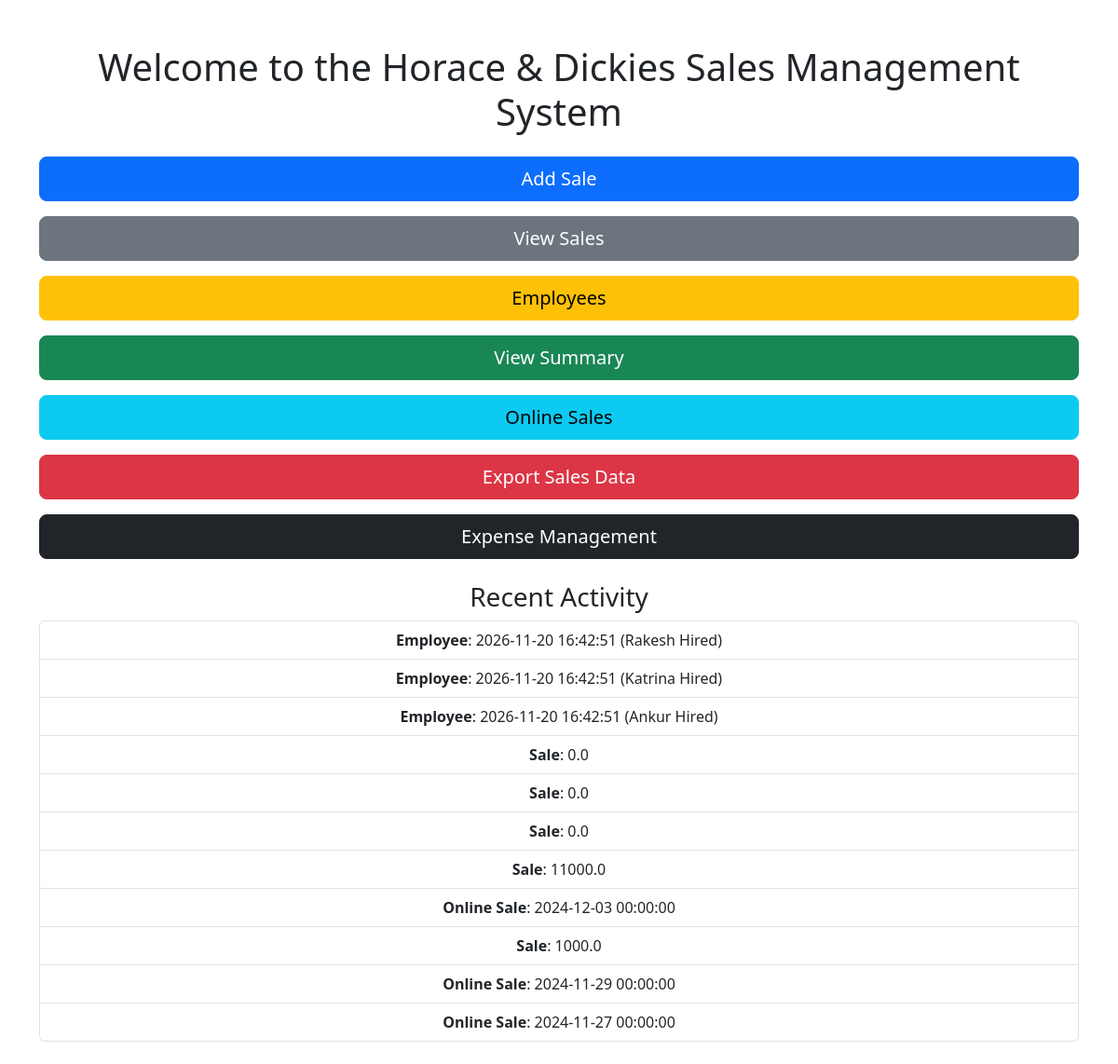
The page / on the database its author committed.
### tables this page shows
CREATE TABLE "sales" (
    id INTEGER PRIMARY KEY AUTOINCREMENT,
    date TEXT NOT NULL,
    total_sale REAL NOT NULL
, cash_sale REAL DEFAULT 0.0, card_sale REAL DEFAULT 0.0, tips REAL DEFAULT 0.0, tax REAL DEFAULT 0.0, expense REAL DEFAULT 0.0, profit REAL DEFAULT 0.0);

CREATE TABLE online_sales (
            id INTEGER PRIMARY KEY AUTOINCREMENT,
            platform TEXT,
            sale_amount REAL,
            sale_date TEXT
        );

### app.py (the view)
@app.route("/")
def root():
    try:
        conn = sqlite3.connect("sales.db")
        cursor = conn.cursor()
        cursor.execute('SELECT "Sale" AS type, datetime(date), total_sale FROM sales ORDER BY id DESC LIMIT 5')
        sales_activity = cursor.fetchall()
        print("Sales Activity:", sales_activity)
        cursor.execute('SELECT "Online Sale" AS type, datetime(sale_date), sale_amount FROM online_sales ORDER BY id DESC LIMIT 5')
        online_sales_activity = cursor.fetchall()
        print("Online Sales Activity:", online_sales_activity)
        cursor.execute('SELECT "Employee" AS type, datetime("now"), name || " Hired" AS action FROM employees ORDER BY id DESC LIMIT 5')
        employees_activity = cursor.fetchall()
        print("Employees Activity:", employees_activity)
        recent_activity = sales_activity + online_sales_activity + employees_activity
        recent_activity = [activity for activity in recent_activity if activity[1] is not None]
        recent_activity.sort(key=lambda x: x[1], reverse=True)
        conn.close()
        return render_template("welcome.html", recent_activity=recent_activity)
    except Exception as e:
        return f"Error: {e}", 500

### templates/welcome.html (shortened to what this page needs)
<!DOCTYPE html>
<html lang="en">
<head>
    <link href="https://cdn.jsdelivr.net/npm/bootstrap@5.3.0-alpha3/dist/css/bootstrap.min.css" rel="stylesheet">
</head>
<body>
    <div class="container text-center mt-5">
        <h1>Welcome to the Horace & Dickies Sales Management System</h1>
        <div class="d-grid gap-3 my-4">
            <a href="/add_sale" class="btn btn-primary btn-lg">Add Sale</a>
            <a href="/view_sales" class="btn btn-secondary btn-lg">View Sales</a>
            <a href="/employees" class="btn btn-warning btn-lg">Employees</a>
            <a href="/summary" class="btn btn-success btn-lg">View Summary</a>
            <a href="/online_sale" class="btn btn-info btn-lg">Online Sales</a>
            <a href="/export_sales" class="btn btn-danger btn-lg">Export Sales Data</a>
            <a href="/expense_management" class="btn btn-dark btn-lg">Expense Management</a>
        </div>
        <div class="recent-activity my-4">
            <h3>Recent Activity</h3>
            <ul class="list-group">
                {% for activity in recent_activity %}
                    <li class="list-group-item">
                        <strong>{{ activity[0] }}</strong>:
                        {{ activity[2] if activity[0] == 'Sale' else activity[1] }}
                        {% if activity[0] == 'Employee' %}
                            ({{ activity[2] }})
                        {% endif %}
                    </li>
                {% endfor %}
            </ul>
        </div>
    </div>
</body>
</html>

### rows shown on the page
sales: activity "Sale", total_sale "0.0"
sales: activity "Sale", total_sale "0.0"
sales: activity "Sale", total_sale "0.0"
sales: activity "Sale", total_sale "11000.0"
online_sales: activity "Online Sale", activity "2024-12-03 00:00:00"
sales: activity "Sale", total_sale "1000.0"
online_sales: activity "Online Sale", activity "2024-11-29 00:00:00"
online_sales: activity "Online Sale", activity "2024-11-27 00:00:00"

### other values the page prints
{{ activity[0] }} "Employee" "Employee" "Employee"
{{ activity[2] if activity[0] == 'Sale' else activity[1] }} "2026-11-20 16:42:51" "2026-11-20 16:42:51" "2026-11-20 16:42:51"
{{ activity[2] }} "Rakesh Hired" "Katrina Hired" "Ankur Hired"
